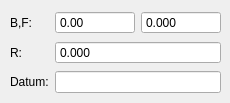
      <widget class="QWidget" name="tab_4">
       <attribute name="title">
        <string>eigene Werte</string>
       </attribute>
       <widget class="QWidget" name="gridLayoutWidget_13">
        <property name="geometry">
         <rect>
          <x>10</x>
          <y>10</y>
          <width>211</width>
          <height>84</height>
         </rect>
        </property>
        <layout class="QGridLayout" name="gridLayout_13">
         <item row="1" column="1">
          <widget class="QDoubleSpinBox" name="dlr_radiom_R_2">
           <property name="buttonSymbols">
            <enum>QAbstractSpinBox::NoButtons</enum>
           </property>
           <property name="suffix">
            <string/>
           </property>
           <property name="decimals">
            <number>3</number>
           </property>
           <property name="maximum">
            <double>9999999.000000000000000</double>
           </property>
          </widget>
         </item>
         <item row="1" column="0">
          <widget class="QLabel" name="label_66">
           <property name="text">
            <string>R:</string>
           </property>
          </widget>
         </item>
         <item row="0" column="0">
          <widget class="QLabel" name="label_67">
           <property name="text">
            <string>B,F:</string>
           </property>
          </widget>
         </item>
         <item row="0" column="1">
          <layout class="QHBoxLayout" name="horizontalLayout_17">
           <item>
            <widget class="QDoubleSpinBox" name="dlr_radiom_B_2">
             <property name="buttonSymbols">
              <enum>QAbstractSpinBox::NoButtons</enum>
             </property>
             <property name="suffix">
              <string/>
             </property>
             <property name="maximum">
              <double>655.350000000000023</double>
             </property>
            </widget>
           </item>
           <item>
            <widget class="QDoubleSpinBox" name="dlr_radiom_F_2">
             <property name="buttonSymbols">
              <enum>QAbstractSpinBox::NoButtons</enum>
             </property>
             <property name="suffix">
              <string/>
             </property>
             <property name="decimals">
              <number>3</number>
             </property>
             <property name="maximum">
              <double>99999.000000000000000</double>
             </property>
            </widget>
           </item>
          </layout>
         </item>
         <item row="2" column="0">
          <widget class="QLabel" name="label_70">
           <property name="text">
            <string>Datum:</string>
           </property>
          </widget>
         </item>
         <item row="2" column="1">
          <widget class="QLineEdit" name="dlr_radiom_ts_2"/>
         </item>
        </layout>
       </widget>
      </widget>
